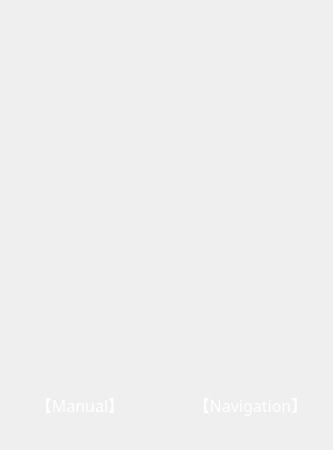
<?xml version="1.0" encoding="UTF-8"?>
<ui version="4.0">
 <class>AwardForm</class>
 <widget class="QWidget" name="AwardForm">
  <property name="geometry">
   <rect>
    <x>0</x>
    <y>0</y>
    <width>333</width>
    <height>450</height>
   </rect>
  </property>
  <property name="windowTitle">
   <string>Form</string>
  </property>
  <property name="styleSheet">
   <string notr="true"/>
  </property>
  <widget class="QLabel" name="bj">
   <property name="geometry">
    <rect>
     <x>0</x>
     <y>0</y>
     <width>333</width>
     <height>450</height>
    </rect>
   </property>
   <property name="text">
    <string/>
   </property>
   <property name="pixmap">
    <pixmap resource="../../../../shadow.qrc">:/chatRoom/src/chat/assets/icons/532cn.png</pixmap>
   </property>
   <property name="scaledContents">
    <bool>true</bool>
   </property>
  </widget>
  <widget class="QToolButton" name="toolButton">
   <property name="geometry">
    <rect>
     <x>190</x>
     <y>390</y>
     <width>121</width>
     <height>30</height>
    </rect>
   </property>
   <property name="palette">
    <palette>
     <active>
      <colorrole role="ButtonText">
       <brush brushstyle="SolidPattern">
        <color alpha="255">
         <red>255</red>
         <green>255</green>
         <blue>255</blue>
        </color>
       </brush>
      </colorrole>
     </active>
     <inactive>
      <colorrole role="ButtonText">
       <brush brushstyle="SolidPattern">
        <color alpha="255">
         <red>255</red>
         <green>255</green>
         <blue>255</blue>
        </color>
       </brush>
      </colorrole>
     </inactive>
     <disabled>
      <colorrole role="ButtonText">
       <brush brushstyle="SolidPattern">
        <color alpha="255">
         <red>120</red>
         <green>120</green>
         <blue>120</blue>
        </color>
       </brush>
      </colorrole>
     </disabled>
    </palette>
   </property>
   <property name="font">
    <font>
     <family>宋体</family>
     <pointsize>12</pointsize>
    </font>
   </property>
   <property name="text">
    <string>【Navigation】</string>
   </property>
   <property name="autoRaise">
    <bool>true</bool>
   </property>
  </widget>
  <widget class="QToolButton" name="toolButton_2">
   <property name="geometry">
    <rect>
     <x>30</x>
     <y>390</y>
     <width>100</width>
     <height>30</height>
    </rect>
   </property>
   <property name="palette">
    <palette>
     <active>
      <colorrole role="ButtonText">
       <brush brushstyle="SolidPattern">
        <color alpha="255">
         <red>255</red>
         <green>255</green>
         <blue>255</blue>
        </color>
       </brush>
      </colorrole>
     </active>
     <inactive>
      <colorrole role="ButtonText">
       <brush brushstyle="SolidPattern">
        <color alpha="255">
         <red>255</red>
         <green>255</green>
         <blue>255</blue>
        </color>
       </brush>
      </colorrole>
     </inactive>
     <disabled>
      <colorrole role="ButtonText">
       <brush brushstyle="SolidPattern">
        <color alpha="255">
         <red>120</red>
         <green>120</green>
         <blue>120</blue>
        </color>
       </brush>
      </colorrole>
     </disabled>
    </palette>
   </property>
   <property name="font">
    <font>
     <family>宋体</family>
     <pointsize>12</pointsize>
    </font>
   </property>
   <property name="text">
    <string>【Manual】</string>
   </property>
   <property name="autoRaise">
    <bool>true</bool>
   </property>
  </widget>
 </widget>
 <resources>
  <include location="../../../../shadow.qrc"/>
 </resources>
 <connections/>
</ui>
